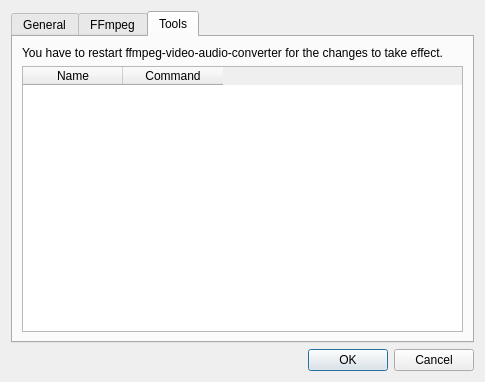
<?xml version="1.0" encoding="UTF-8"?>
<ui version="4.0">
 <class>OptionsDialog</class>
 <widget class="QDialog" name="OptionsDialog">
  <property name="geometry">
   <rect>
    <x>0</x>
    <y>0</y>
    <width>485</width>
    <height>382</height>
   </rect>
  </property>
  <property name="windowTitle">
   <string>Options</string>
  </property>
  <layout class="QVBoxLayout" name="verticalLayout">
   <item>
    <widget class="QTabWidget" name="tabWidget">
     <property name="currentIndex">
      <number>2</number>
     </property>
     <property name="iconSize">
      <size>
       <width>16</width>
       <height>16</height>
      </size>
     </property>
     <widget class="QWidget" name="tab">
      <attribute name="icon">
       <iconset resource="../images.qrc">
        <normaloff>:/actions/icons/settings2.svg</normaloff>:/actions/icons/settings2.svg</iconset>
      </attribute>
      <attribute name="title">
       <string>General</string>
      </attribute>
      <layout class="QGridLayout" name="gridLayout">
       <item row="0" column="0">
        <widget class="QCheckBox" name="chkCheckUpdates">
         <property name="text">
          <string>Check for updates on program startup</string>
         </property>
        </widget>
       </item>
       <item row="2" column="0" alignment="Qt::AlignVCenter">
        <widget class="QFrame" name="frame">
         <property name="maximumSize">
          <size>
           <width>453</width>
           <height>16777215</height>
          </size>
         </property>
         <property name="frameShape">
          <enum>QFrame::StyledPanel</enum>
         </property>
         <property name="frameShadow">
          <enum>QFrame::Raised</enum>
         </property>
         <layout class="QGridLayout" name="gridLayout_2">
          <item row="0" column="0">
           <widget class="QLabel" name="label_2">
            <property name="maximumSize">
             <size>
              <width>265</width>
              <height>16777215</height>
             </size>
            </property>
            <property name="frameShape">
             <enum>QFrame::StyledPanel</enum>
            </property>
            <property name="frameShadow">
             <enum>QFrame::Plain</enum>
            </property>
            <property name="text">
             <string>Change language (requires restarting)</string>
            </property>
            <property name="textFormat">
             <enum>Qt::RichText</enum>
            </property>
            <property name="scaledContents">
             <bool>true</bool>
            </property>
            <property name="alignment">
             <set>Qt::AlignCenter</set>
            </property>
            <property name="wordWrap">
             <bool>false</bool>
            </property>
            <property name="indent">
             <number>0</number>
            </property>
           </widget>
          </item>
          <item row="0" column="1">
           <widget class="QComboBox" name="language_comboBox">
            <property name="currentIndex">
             <number>0</number>
            </property>
            <property name="insertPolicy">
             <enum>QComboBox::InsertAlphabetically</enum>
            </property>
            <item>
             <property name="text">
              <string>Select Language</string>
             </property>
             <property name="icon">
              <iconset resource="../images.qrc">
               <normaloff>:/actions/icons/world-language.svg</normaloff>:/actions/icons/world-language.svg</iconset>
             </property>
            </item>
            <item>
             <property name="text">
              <string>System Language</string>
             </property>
             <property name="icon">
              <iconset resource="../images.qrc">
               <normaloff>:/actions/icons/translate.svg</normaloff>:/actions/icons/translate.svg</iconset>
             </property>
            </item>
            <item>
             <property name="text">
              <string>Arab</string>
             </property>
             <property name="icon">
              <iconset resource="../images.qrc">
               <normaloff>:/actions/icons/flags/sa.svg</normaloff>:/actions/icons/flags/sa.svg</iconset>
             </property>
            </item>
            <item>
             <property name="text">
              <string>Chinese</string>
             </property>
             <property name="icon">
              <iconset resource="../images.qrc">
               <normaloff>:/actions/icons/flags/cn.svg</normaloff>:/actions/icons/flags/cn.svg</iconset>
             </property>
            </item>
            <item>
             <property name="text">
              <string>Czech</string>
             </property>
             <property name="icon">
              <iconset resource="../images.qrc">
               <normaloff>:/actions/icons/flags/cz.svg</normaloff>:/actions/icons/flags/cz.svg</iconset>
             </property>
            </item>
            <item>
             <property name="text">
              <string>English</string>
             </property>
             <property name="icon">
              <iconset resource="../images.qrc">
               <normaloff>:/actions/icons/flags/gb.svg</normaloff>:/actions/icons/flags/gb.svg</iconset>
             </property>
            </item>
            <item>
             <property name="text">
              <string>German</string>
             </property>
             <property name="icon">
              <iconset resource="../images.qrc">
               <normaloff>:/actions/icons/flags/de.svg</normaloff>:/actions/icons/flags/de.svg</iconset>
             </property>
            </item>
            <item>
             <property name="text">
              <string>Hungarian</string>
             </property>
             <property name="icon">
              <iconset resource="../images.qrc">
               <normaloff>:/actions/icons/flags/hu.svg</normaloff>:/actions/icons/flags/hu.svg</iconset>
             </property>
            </item>
            <item>
             <property name="text">
              <string>Indonesian</string>
             </property>
             <property name="icon">
              <iconset resource="../images.qrc">
               <normaloff>:/actions/icons/flags/id.svg</normaloff>:/actions/icons/flags/id.svg</iconset>
             </property>
            </item>
            <item>
             <property name="text">
              <string>Italian</string>
             </property>
             <property name="icon">
              <iconset resource="../images.qrc">
               <normaloff>:/actions/icons/flags/it.svg</normaloff>:/actions/icons/flags/it.svg</iconset>
             </property>
            </item>
            <item>
             <property name="text">
              <string>Japanese</string>
             </property>
             <property name="icon">
              <iconset resource="../images.qrc">
               <normaloff>:/actions/icons/flags/jp.svg</normaloff>:/actions/icons/flags/jp.svg</iconset>
             </property>
            </item>
            <item>
             <property name="text">
              <string>Polish</string>
             </property>
             <property name="icon">
              <iconset resource="../images.qrc">
               <normaloff>:/actions/icons/flags/pl.svg</normaloff>:/actions/icons/flags/pl.svg</iconset>
             </property>
            </item>
            <item>
             <property name="text">
              <string>Portuguese</string>
             </property>
             <property name="icon">
              <iconset resource="../images.qrc">
               <normaloff>:/actions/icons/flags/pt.svg</normaloff>:/actions/icons/flags/pt.svg</iconset>
             </property>
            </item>
            <item>
             <property name="text">
              <string>Romanian</string>
             </property>
             <property name="icon">
              <iconset resource="../images.qrc">
               <normaloff>:/actions/icons/flags/ro.svg</normaloff>:/actions/icons/flags/ro.svg</iconset>
             </property>
            </item>
            <item>
             <property name="text">
              <string>Russian</string>
             </property>
             <property name="icon">
              <iconset resource="../images.qrc">
               <normaloff>:/actions/icons/flags/ru.svg</normaloff>:/actions/icons/flags/ru.svg</iconset>
             </property>
            </item>
            <item>
             <property name="text">
              <string>Spanish</string>
             </property>
             <property name="icon">
              <iconset resource="../images.qrc">
               <normaloff>:/actions/icons/flags/es.svg</normaloff>:/actions/icons/flags/es.svg</iconset>
             </property>
            </item>
            <item>
             <property name="text">
              <string>Swedish</string>
             </property>
             <property name="icon">
              <iconset resource="../images.qrc">
               <normaloff>:/actions/icons/flags/se.svg</normaloff>:/actions/icons/flags/se.svg</iconset>
             </property>
            </item>
            <item>
             <property name="text">
              <string>Turkish</string>
             </property>
             <property name="icon">
              <iconset resource="../images.qrc">
               <normaloff>:/actions/icons/flags/tr.svg</normaloff>:/actions/icons/flags/tr.svg</iconset>
             </property>
            </item>
           </widget>
          </item>
         </layout>
        </widget>
       </item>
       <item row="1" column="0">
        <widget class="QCheckBox" name="chkAutoStartConversion">
         <property name="toolTip">
          <string>Automatically start conversion after adding files to the list.</string>
         </property>
         <property name="text">
          <string>Start conversion automatically</string>
         </property>
        </widget>
       </item>
       <item row="5" column="0">
        <spacer name="verticalSpacer">
         <property name="orientation">
          <enum>Qt::Vertical</enum>
         </property>
         <property name="sizeHint" stdset="0">
          <size>
           <width>20</width>
           <height>40</height>
          </size>
         </property>
        </spacer>
       </item>
      </layout>
     </widget>
     <widget class="QWidget" name="tabFFmpeg">
      <attribute name="icon">
       <iconset resource="../images.qrc">
        <normaloff>:/actions/icons/FFmpeg_icon.svg</normaloff>:/actions/icons/FFmpeg_icon.svg</iconset>
      </attribute>
      <attribute name="title">
       <string>FFmpeg</string>
      </attribute>
      <layout class="QFormLayout" name="formLayout">
       <property name="fieldGrowthPolicy">
        <enum>QFormLayout::ExpandingFieldsGrow</enum>
       </property>
       <item row="0" column="0">
        <layout class="QHBoxLayout" name="horizontalLayout">
         <item>
          <widget class="QLabel" name="lblThreads">
           <property name="text">
            <string>Number of threads to use in conversion</string>
           </property>
          </widget>
         </item>
         <item>
          <widget class="QSpinBox" name="spinThreads"/>
         </item>
        </layout>
       </item>
       <item row="1" column="0">
        <layout class="QHBoxLayout" name="horizontalLayout_2">
         <item>
          <widget class="QCheckBox" name="chkHideFormats">
           <property name="toolTip">
            <string>&lt;html&gt;&lt;head/&gt;&lt;body&gt;&lt;p&gt;Hide output formats that are not available in the current ffmpeg installation. It is recommended to turn this option on unless you are sure that ffmpeg-video-audio-converter has failed to detect available formats. (requires restarting ffmpeg-video-audio-converter to take effect)&lt;/p&gt;&lt;/body&gt;&lt;/html&gt;</string>
           </property>
           <property name="text">
            <string>Hide unavailable formats (requires restarting)</string>
           </property>
          </widget>
         </item>
        </layout>
       </item>
      </layout>
     </widget>
     <widget class="QWidget" name="tabTools">
      <attribute name="icon">
       <iconset resource="../images.qrc">
        <normaloff>:/actions/icons/tools.svg</normaloff>:/actions/icons/tools.svg</iconset>
      </attribute>
      <attribute name="title">
       <string>Tools</string>
      </attribute>
      <layout class="QVBoxLayout" name="verticalLayout_3">
       <item>
        <layout class="QVBoxLayout" name="verticalLayout_2">
         <item>
          <widget class="QLabel" name="label">
           <property name="text">
            <string>You have to restart ffmpeg-video-audio-converter for the changes to take effect.</string>
           </property>
           <property name="wordWrap">
            <bool>true</bool>
           </property>
          </widget>
         </item>
         <item>
          <widget class="QTableWidget" name="toolTable">
           <property name="showDropIndicator" stdset="0">
            <bool>false</bool>
           </property>
           <property name="dragDropOverwriteMode">
            <bool>false</bool>
           </property>
           <property name="columnCount">
            <number>2</number>
           </property>
           <column>
            <property name="text">
             <string>Name</string>
            </property>
           </column>
           <column>
            <property name="text">
             <string>Command</string>
            </property>
           </column>
          </widget>
         </item>
        </layout>
       </item>
      </layout>
     </widget>
    </widget>
   </item>
   <item>
    <widget class="QDialogButtonBox" name="buttonBox">
     <property name="orientation">
      <enum>Qt::Horizontal</enum>
     </property>
     <property name="standardButtons">
      <set>QDialogButtonBox::Cancel|QDialogButtonBox::Ok</set>
     </property>
    </widget>
   </item>
  </layout>
 </widget>
 <resources>
  <include location="../images.qrc"/>
 </resources>
 <connections>
  <connection>
   <sender>buttonBox</sender>
   <signal>accepted()</signal>
   <receiver>OptionsDialog</receiver>
   <slot>accept()</slot>
   <hints>
    <hint type="sourcelabel">
     <x>252</x>
     <y>377</y>
    </hint>
    <hint type="destinationlabel">
     <x>157</x>
     <y>274</y>
    </hint>
   </hints>
  </connection>
  <connection>
   <sender>buttonBox</sender>
   <signal>rejected()</signal>
   <receiver>OptionsDialog</receiver>
   <slot>reject()</slot>
   <hints>
    <hint type="sourcelabel">
     <x>320</x>
     <y>377</y>
    </hint>
    <hint type="destinationlabel">
     <x>286</x>
     <y>274</y>
    </hint>
   </hints>
  </connection>
 </connections>
</ui>
